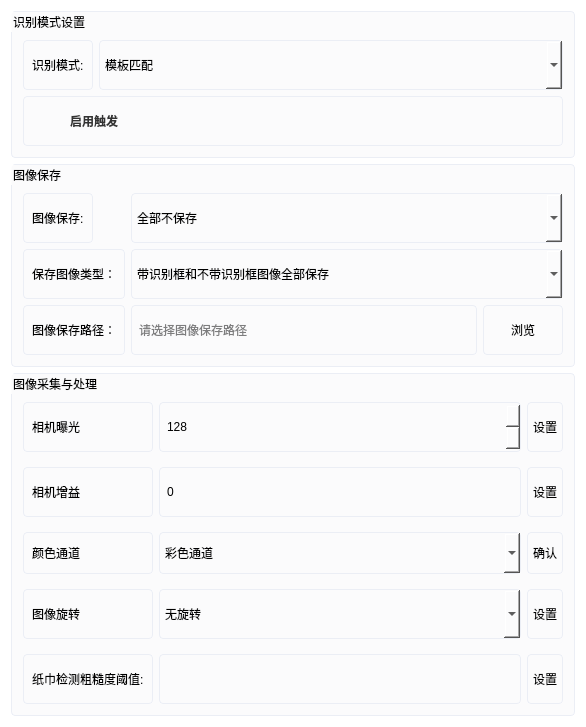
             <widget class="QWidget" name="scrollAreaWidgetContents2">
              <property name="geometry">
               <rect>
                <x>0</x>
                <y>0</y>
                <width>586</width>
                <height>698</height>
               </rect>
              </property>
              <property name="styleSheet">
               <string notr="true">background:white;</string>
              </property>
              <layout class="QGridLayout" name="gridLayout_2">
               <item row="0" column="0">
                <widget class="QGroupBox" name="tab1_frame3">
                 <property name="styleSheet">
                  <string notr="true">background: #fbfbfc; border: 1px solid #ebeef5; border-radius: 4px; padding: 5px;</string>
                 </property>
                 <property name="title">
                  <string>识别模式设置</string>
                 </property>
                 <layout class="QFormLayout" name="formLayout">
                  <item row="0" column="0">
                   <widget class="QLabel" name="label_18">
                    <property name="text">
                     <string>识别模式:</string>
                    </property>
                   </widget>
                  </item>
                  <item row="0" column="1">
                   <widget class="QComboBox" name="comboBox_4">
                    <property name="minimumSize">
                     <size>
                      <width>0</width>
                      <height>50</height>
                     </size>
                    </property>
                    <item>
                     <property name="text">
                      <string>模板匹配</string>
                     </property>
                    </item>
                    <item>
                     <property name="text">
                      <string>字库匹配</string>
                     </property>
                    </item>
                    <item>
                     <property name="text">
                      <string>深度模型</string>
                     </property>
                    </item>
                    <item>
                     <property name="text">
                      <string>纸巾检测</string>
                     </property>
                    </item>
                    <item>
                     <property name="text">
                      <string>二维码+三期</string>
                     </property>
                    </item>
                   </widget>
                  </item>
                  <item row="1" column="0" colspan="2">
                   <widget class="QCheckBox" name="checkBox">
                    <property name="minimumSize">
                     <size>
                      <width>0</width>
                      <height>50</height>
                     </size>
                    </property>
                    <property name="styleSheet">
                     <string notr="true">QCheckBox {
    background-color: transparent;
    border: 1px solid #ebeef5;
    border-radius: 4px;
    color: #333333;
    font-weight: bold;
    padding: 6px 12px;
    spacing: 10px;
}
QCheckBox:hover {
    background-color: #f2f6fc;
}
QCheckBox::indicator {
    width: 24px;
    height: 24px;
}</string>
                    </property>
                    <property name="text">
                     <string>启用触发</string>
                    </property>
                   </widget>
                  </item>
                 </layout>
                </widget>
               </item>
               <item row="2" column="0">
                <widget class="QGroupBox" name="imageSaveFrame">
                 <property name="styleSheet">
                  <string notr="true">background: #fbfbfc; border: 1px solid #ebeef5; border-radius: 4px; padding: 5px;</string>
                 </property>
                 <property name="title">
                  <string>图像保存</string>
                 </property>
                 <layout class="QFormLayout" name="imageSaveFormLayout">
                  <item row="0" column="0">
                   <widget class="QLabel" name="label_11">
                    <property name="text">
                     <string>图像保存:</string>
                    </property>
                   </widget>
                  </item>
                  <item row="0" column="1">
                   <widget class="QComboBox" name="comboBox">
                    <property name="minimumSize">
                     <size>
                      <width>0</width>
                      <height>50</height>
                     </size>
                    </property>
                    <item>
                     <property name="text">
                      <string>全部不保存</string>
                     </property>
                    </item>
                    <item>
                     <property name="text">
                      <string>不合格图像</string>
                     </property>
                    </item>
                    <item>
                     <property name="text">
                      <string>合格图像</string>
                     </property>
                    </item>
                    <item>
                     <property name="text">
                      <string>全部保存</string>
                     </property>
                    </item>
                   </widget>
                  </item>
                  <item row="1" column="0">
                   <widget class="QLabel" name="label_saveImageType">
                    <property name="minimumSize">
                     <size>
                      <width>0</width>
                      <height>50</height>
                     </size>
                    </property>
                    <property name="text">
                     <string>保存图像类型：</string>
                    </property>
                   </widget>
                  </item>
                  <item row="1" column="1">
                   <widget class="QComboBox" name="comboBox_saveImageType">
                    <property name="minimumSize">
                     <size>
                      <width>0</width>
                      <height>50</height>
                     </size>
                    </property>
                    <item>
                     <property name="text">
                      <string>带识别框和不带识别框图像全部保存</string>
                     </property>
                    </item>
                    <item>
                     <property name="text">
                      <string>只保存带识别框图像</string>
                     </property>
                    </item>
                    <item>
                     <property name="text">
                      <string>只保存不带识别框图像</string>
                     </property>
                    </item>
                   </widget>
                  </item>
                  <item row="2" column="0">
                   <widget class="QLabel" name="label_imageSavePath">
                    <property name="minimumSize">
                     <size>
                      <width>0</width>
                      <height>50</height>
                     </size>
                    </property>
                    <property name="text">
                     <string>图像保存路径：</string>
                    </property>
                   </widget>
                  </item>
                  <item row="2" column="1">
                   <layout class="QHBoxLayout" name="imageSavePathLayout">
                    <item>
                     <widget class="QLineEdit" name="lineEdit_imageSavePath">
                      <property name="minimumSize">
                       <size>
                        <width>0</width>
                        <height>50</height>
                       </size>
                      </property>
                      <property name="readOnly">
                       <bool>true</bool>
                      </property>
                      <property name="placeholderText">
                       <string>请选择图像保存路径</string>
                      </property>
                     </widget>
                    </item>
                    <item>
                     <widget class="QPushButton" name="pushButton_browseImageSavePath">
                      <property name="minimumSize">
                       <size>
                        <width>80</width>
                        <height>50</height>
                       </size>
                      </property>
                      <property name="maximumSize">
                       <size>
                        <width>100</width>
                        <height>16777215</height>
                       </size>
                      </property>
                      <property name="text">
                       <string>浏览</string>
                      </property>
                     </widget>
                    </item>
                   </layout>
                  </item>
                 </layout>
                </widget>
               </item>
               <item row="3" column="0">
                <widget class="QGroupBox" name="tab2_frame1">
                 <property name="styleSheet">
                  <string notr="true">background: #fbfbfc; border: 1px solid #ebeef5; border-radius: 4px; padding: 5px;</string>
                 </property>
                 <property name="title">
                  <string>图像采集与处理</string>
                 </property>
                 <layout class="QGridLayout" name="_4" columnstretch="0,1,0">
                  <property name="verticalSpacing">
                   <number>15</number>
                  </property>
                  <item row="1" column="1">
                   <widget class="QSpinBox" name="spinBox">
                    <property name="minimumSize">
                     <size>
                      <width>0</width>
                      <height>50</height>
                     </size>
                    </property>
                    <property name="maximum">
                     <number>2147483647</number>
                    </property>
                    <property name="value">
                     <number>128</number>
                    </property>
                   </widget>
                  </item>
                  <item row="1" column="2">
                   <widget class="QPushButton" name="sureButton">
                    <property name="minimumSize">
                     <size>
                      <width>0</width>
                      <height>50</height>
                     </size>
                    </property>
                    <property name="text">
                     <string>设置</string>
                    </property>
                   </widget>
                  </item>
                  <item row="1" column="0">
                   <widget class="QLabel" name="label_19">
                    <property name="text">
                     <string>相机曝光</string>
                    </property>
                   </widget>
                  </item>
                  <item row="6" column="0">
                   <widget class="QLabel" name="label_12">
                    <property name="minimumSize">
                     <size>
                      <width>0</width>
                      <height>42</height>
                     </size>
                    </property>
                    <property name="text">
                     <string>颜色通道</string>
                    </property>
                   </widget>
                  </item>
                  <item row="7" column="2">
                   <widget class="QPushButton" name="pushButton_9">
                    <property name="minimumSize">
                     <size>
                      <width>0</width>
                      <height>50</height>
                     </size>
                    </property>
                    <property name="text">
                     <string>设置</string>
                    </property>
                   </widget>
                  </item>
                  <item row="5" column="1">
                   <widget class="QLineEdit" name="lineEdit_14">
                    <property name="sizePolicy">
                     <sizepolicy hsizetype="Preferred" vsizetype="Fixed">
                      <horstretch>0</horstretch>
                      <verstretch>0</verstretch>
                     </sizepolicy>
                    </property>
                    <property name="minimumSize">
                     <size>
                      <width>0</width>
                      <height>50</height>
                     </size>
                    </property>
                    <property name="text">
                     <string>0</string>
                    </property>
                   </widget>
                  </item>
                  <item row="7" column="1">
                   <widget class="QComboBox" name="comboBox_2">
                    <property name="minimumSize">
                     <size>
                      <width>0</width>
                      <height>50</height>
                     </size>
                    </property>
                    <item>
                     <property name="text">
                      <string>无旋转</string>
                     </property>
                    </item>
                    <item>
                     <property name="text">
                      <string>顺时针90°</string>
                     </property>
                    </item>
                    <item>
                     <property name="text">
                      <string>逆时针90°</string>
                     </property>
                    </item>
                    <item>
                     <property name="text">
                      <string>180°</string>
                     </property>
                    </item>
                   </widget>
                  </item>
                  <item row="9" column="0">
                   <widget class="QLabel" name="label_tissueRoughnessThreshold">
                    <property name="text">
                     <string>纸巾检测粗糙度阈值:</string>
                    </property>
                   </widget>
                  </item>
                  <item row="5" column="0">
                   <widget class="QLabel" name="label_16">
                    <property name="text">
                     <string>相机增益</string>
                    </property>
                   </widget>
                  </item>
                  <item row="5" column="2">
                   <widget class="QPushButton" name="pushButton_12">
                    <property name="minimumSize">
                     <size>
                      <width>0</width>
                      <height>50</height>
                     </size>
                    </property>
                    <property name="text">
                     <string>设置</string>
                    </property>
                   </widget>
                  </item>
                  <item row="9" column="2">
                   <widget class="QPushButton" name="pushButton_tissueRoughnessThreshold">
                    <property name="minimumSize">
                     <size>
                      <width>0</width>
                      <height>50</height>
                     </size>
                    </property>
                    <property name="text">
                     <string>设置</string>
                    </property>
                   </widget>
                  </item>
                  <item row="9" column="1">
                   <widget class="QLineEdit" name="lineEdit_tissueRoughnessThreshold">
                    <property name="minimumSize">
                     <size>
                      <width>0</width>
                      <height>50</height>
                     </size>
                    </property>
                    <property name="text">
                     <string/>
                    </property>
                   </widget>
                  </item>
                  <item row="6" column="2">
                   <widget class="QPushButton" name="pushButton_7">
                    <property name="minimumSize">
                     <size>
                      <width>0</width>
                      <height>42</height>
                     </size>
                    </property>
                    <property name="text">
                     <string>确认</string>
                    </property>
                   </widget>
                  </item>
                  <item row="6" column="1">
                   <widget class="QComboBox" name="comboBox_5">
                    <property name="minimumSize">
                     <size>
                      <width>0</width>
                      <height>42</height>
                     </size>
                    </property>
                    <item>
                     <property name="text">
                      <string>彩色通道</string>
                     </property>
                    </item>
                    <item>
                     <property name="text">
                      <string>红色通道</string>
                     </property>
                    </item>
                    <item>
                     <property name="text">
                      <string>绿色通道</string>
                     </property>
                    </item>
                    <item>
                     <property name="text">
                      <string>蓝色通道</string>
                     </property>
                    </item>
                   </widget>
                  </item>
                  <item row="7" column="0">
                   <widget class="QLabel" name="label_27">
                    <property name="text">
                     <string>图像旋转</string>
                    </property>
                   </widget>
                  </item>
                 </layout>
                </widget>
               </item>
               <item row="6" column="0">
                <spacer name="tab2BottomSpacer">
                 <property name="orientation">
                  <enum>Qt::Vertical</enum>
                 </property>
                 <property name="sizeType">
                  <enum>QSizePolicy::Expanding</enum>
                 </property>
                 <property name="sizeHint" stdset="0">
                  <size>
                   <width>20</width>
                   <height>40</height>
                  </size>
                 </property>
                </spacer>
               </item>
              </layout>
             </widget>
